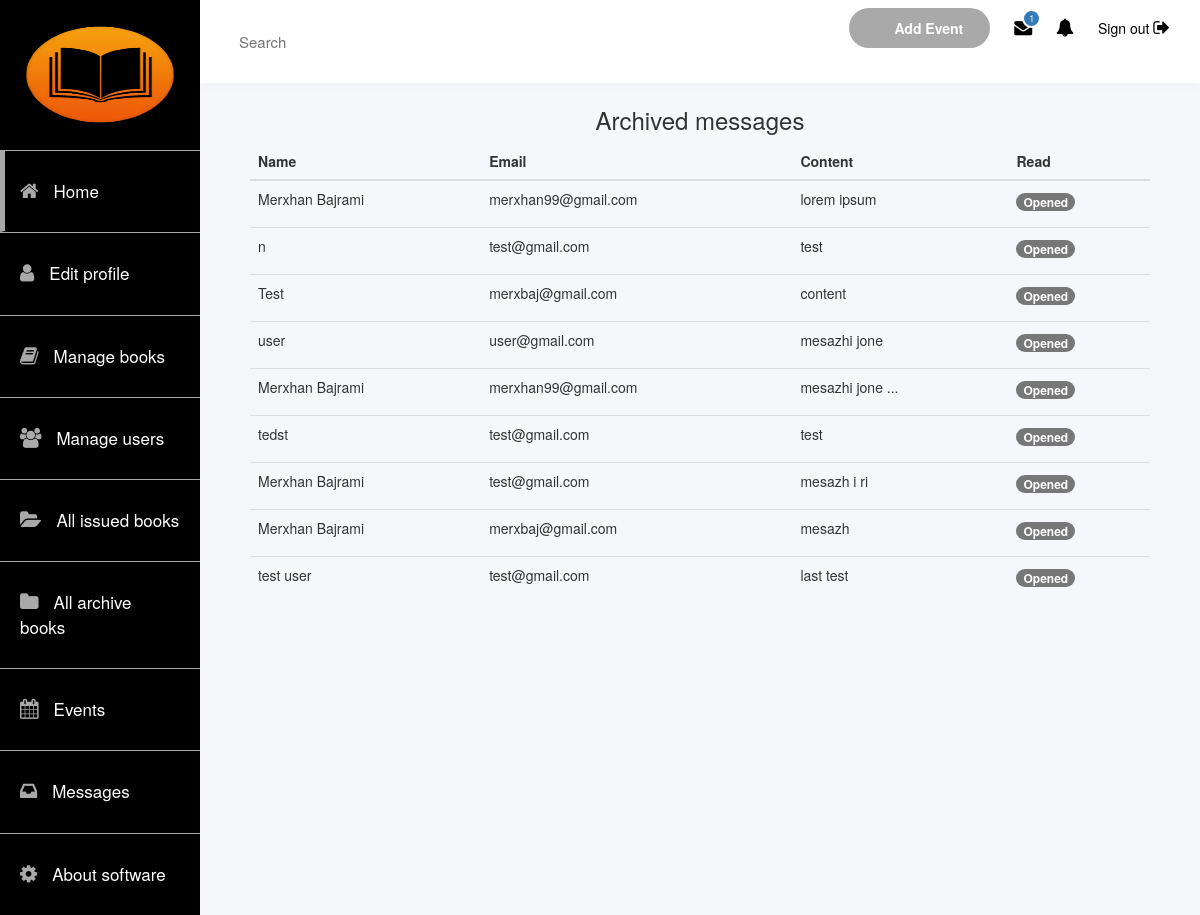
The page /library/messages/ (signed in) on the database as committed earlier.
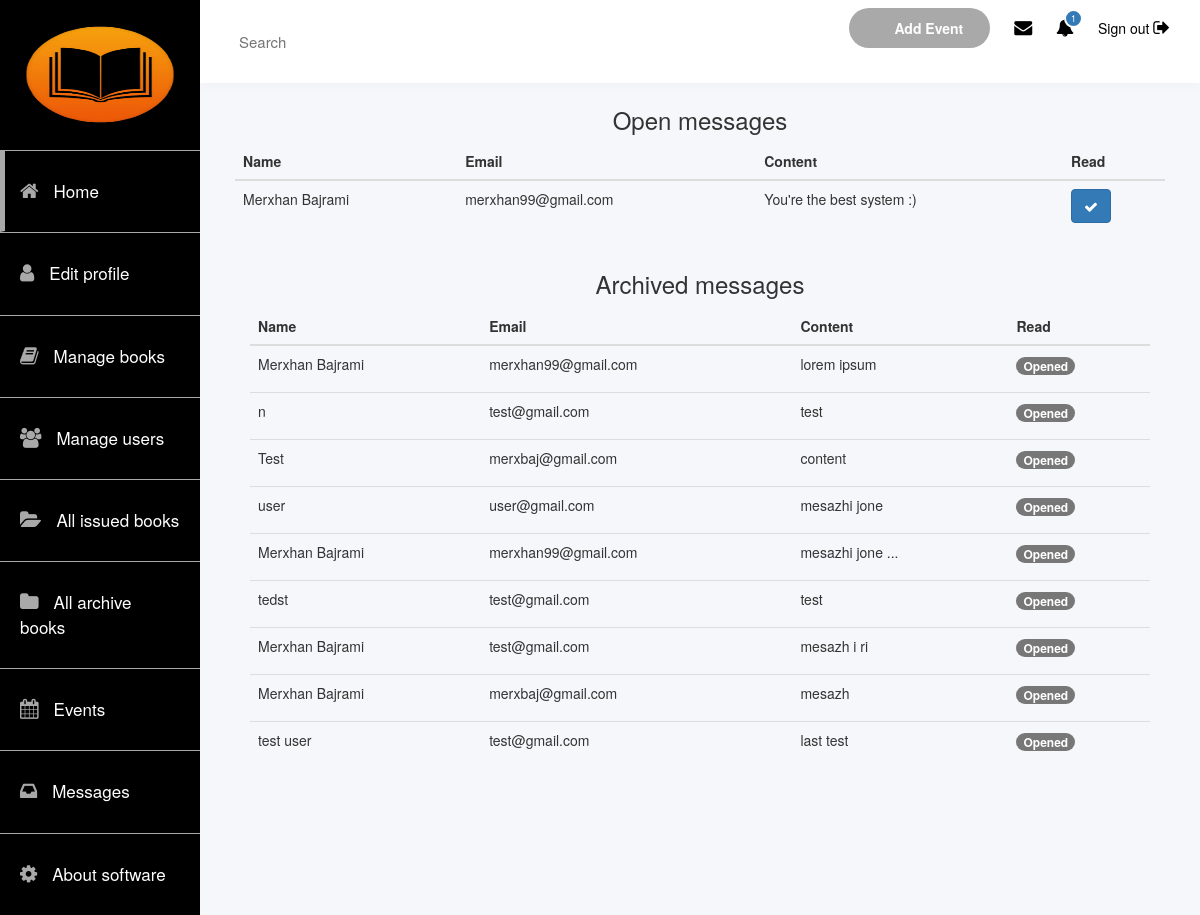
The same page on the database as committed later.
### app/models.py (models this page shows, shortened)
class Message(models.Model):
    name = models.CharField(max_length=200)
    email = models.EmailField(max_length=200)
    content = models.CharField(max_length=2000)
    marked = models.BooleanField(default=False)

### app/views.py (the view)
# urls.py: path('messages/', views.message, name="messages"),
def message(request):
    unread = Message.objects.filter(marked=False).all()
    m = Message.objects.filter(marked=False).count()
    all = Message.objects.filter(marked=True).order_by("marked")
    user = User.objects.filter(username=request.session.get('username')).first()
    inbox = alert.objects.filter(user=user, is_read=False)
    context = {
        'unread': unread,
        'all': all,
        'length':m,
        'total_inbox':len(inbox),
    }
    return render(request, 'admin_messages.html', context=context)

### app/templates/admin_messages.html
{% extends 'admin.html' %}
{% block content %}
        <div class="user-dashboard">
                        <div class="row mb-5">
                            {% if unread %}
                            <h3 style="text-align: center;">Open messages</h3>
                            <div class="col-md-12 col-sm-12 col-xs-12 gutter">
                                <table class="table">
                                      <thead class="thead">
                                        <tr>
                                          <th scope="col">Name</th>
                                          <th scope="col">Email</th>
                                          <th scope="col">Content</th>
                                          <th scope="col">Read</th>
                                        </tr>
                                      </thead>
                                      <tbody>
                                      {% for m in unread %}
                                        <tr>
                                          <td>{{m.name}}</td>
                                          <td>{{m.email}}</td>
                                            <td><p >{{m.content}}</p></td>
                                            <td>
                                                {% if not m.marked %}
                                              <a href="{% url 'read_message' m.id %}" class="btn btn-primary">
                                                  <i class="fa fa-check"></i>
                                              </a>
                                              {% else %}
                                                <span class="badge bg-primary">Opened</span>
                                              {% endif %}
                                            </td>
                                        </tr>
                                      {% endfor %}
                                      </tbody>
                                    </table>
                            </div>
                            {% endif %}
                        </div>
                            <h3 style="text-align: center;" class="mt-4">Archived messages</h3>
                            <div class="col-md-12 col-sm-12 col-xs-12 gutter mt-4">
                                <table class="table">
                                      <thead class="thead">
                                        <tr>
                                          <th scope="col">Name</th>
                                          <th scope="col">Email</th>
                                          <th scope="col">Content</th>
                                           <th scope="col"> Read </th>
                                        </tr>
                                      </thead>
                                      <tbody>
                                      {% for m in all %}
                                        <tr>
                                          <td>{{m.name}}</td>
                                          <td>{{m.email}}</td>
                                          <td><p >{{m.content}}</p></td>
                                          <td>
                                              <span class="badge bg-primary">Opened</span>
                                          </td>
                                        </tr>
                                      {% endfor %}
                                      </tbody>
                                    </table>
                            </div>
        </div>
{% endblock %}

Rows that differ between the two databases and show on the page:
added Message: name "Merxhan Bajrami", email "merxhan99@gmail.com", content "You're the best system :)", marked False (drawn), shown under "Open messages"
Other text that changed with them:
{{ length }}: (not shown) → "1"
{{ total_inbox }}: "1" → (not shown)
text now shown: "Open messages Name Email Content Read"
